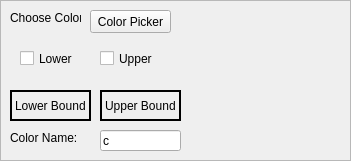
     <widget class="QFrame" name="firstFrame_3">
      <property name="geometry">
       <rect>
        <x>1080</x>
        <y>680</y>
        <width>351</width>
        <height>161</height>
       </rect>
      </property>
      <property name="frameShape">
       <enum>QFrame::StyledPanel</enum>
      </property>
      <property name="frameShadow">
       <enum>QFrame::Raised</enum>
      </property>
      <widget class="QLabel" name="labelHeight_2">
       <property name="geometry">
        <rect>
         <x>10</x>
         <y>10</y>
         <width>71</width>
         <height>16</height>
        </rect>
       </property>
       <property name="text">
        <string>Choose Color:</string>
       </property>
      </widget>
      <widget class="QCheckBox" name="chkLower">
       <property name="geometry">
        <rect>
         <x>20</x>
         <y>50</y>
         <width>61</width>
         <height>17</height>
        </rect>
       </property>
       <property name="text">
        <string>Lower</string>
       </property>
      </widget>
      <widget class="QCheckBox" name="chkUpper">
       <property name="geometry">
        <rect>
         <x>100</x>
         <y>50</y>
         <width>61</width>
         <height>17</height>
        </rect>
       </property>
       <property name="text">
        <string>Upper</string>
       </property>
      </widget>
      <widget class="QLabel" name="labelColorUpper">
       <property name="geometry">
        <rect>
         <x>100</x>
         <y>90</y>
         <width>81</width>
         <height>31</height>
        </rect>
       </property>
       <property name="frameShape">
        <enum>QFrame::Box</enum>
       </property>
       <property name="lineWidth">
        <number>2</number>
       </property>
       <property name="text">
        <string>Upper Bound</string>
       </property>
      </widget>
      <widget class="QLabel" name="labelColor">
       <property name="geometry">
        <rect>
         <x>10</x>
         <y>90</y>
         <width>81</width>
         <height>31</height>
        </rect>
       </property>
       <property name="frameShape">
        <enum>QFrame::Box</enum>
       </property>
       <property name="frameShadow">
        <enum>QFrame::Plain</enum>
       </property>
       <property name="lineWidth">
        <number>2</number>
       </property>
       <property name="text">
        <string>Lower Bound</string>
       </property>
      </widget>
      <widget class="QLabel" name="labelHeight_3">
       <property name="geometry">
        <rect>
         <x>10</x>
         <y>130</y>
         <width>81</width>
         <height>16</height>
        </rect>
       </property>
       <property name="text">
        <string>Color Name:</string>
       </property>
      </widget>
      <widget class="QLineEdit" name="colorNameValue">
       <property name="geometry">
        <rect>
         <x>100</x>
         <y>130</y>
         <width>81</width>
         <height>21</height>
        </rect>
       </property>
       <property name="text">
        <string>c</string>
       </property>
      </widget>
      <widget class="QPushButton" name="colorButtonIM">
       <property name="geometry">
        <rect>
         <x>90</x>
         <y>10</y>
         <width>81</width>
         <height>23</height>
        </rect>
       </property>
       <property name="text">
        <string>Color Picker</string>
       </property>
      </widget>
     </widget>
